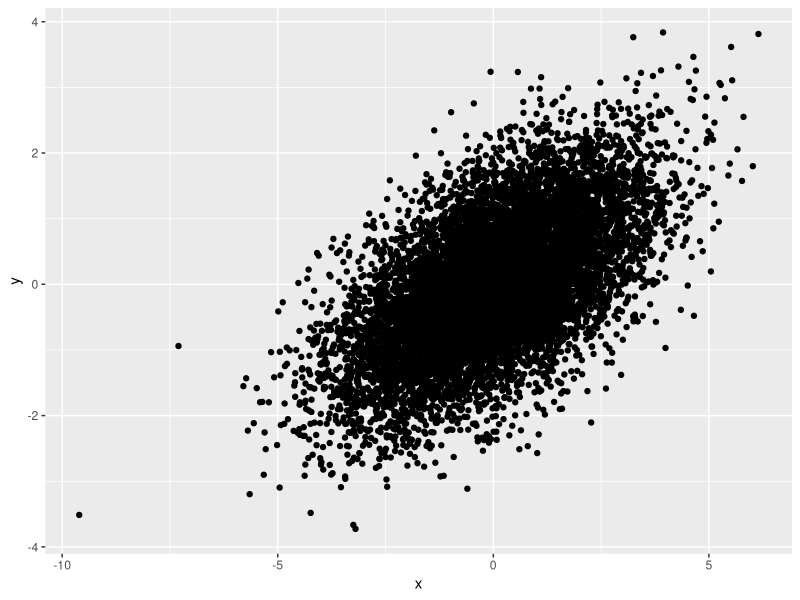
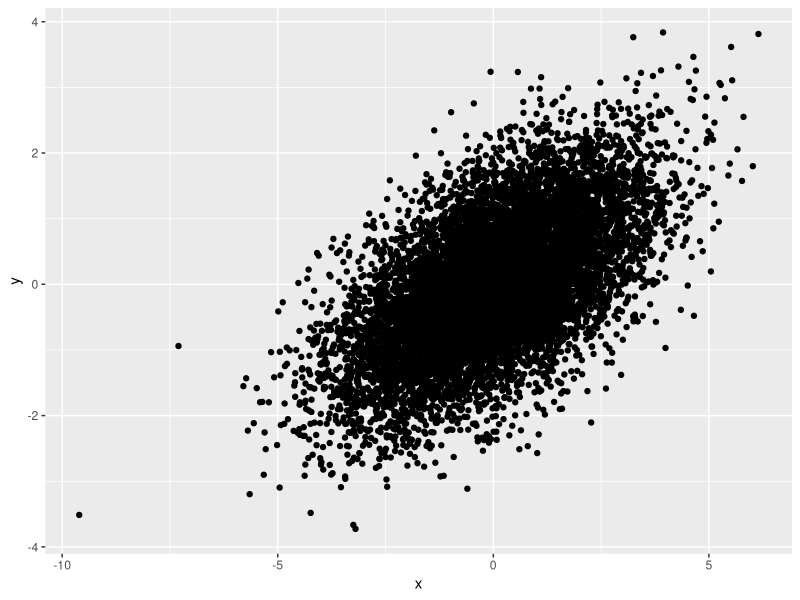

Here is the R script that generated these plots, in order:
## ---- chunk 1
library(ggplot2)
library(dplyr)
library(MASS)
## ---- chunk 2

sigma <- matrix(c(3,1,1,1),nrow=2)

m <- mvrnorm(n=10000, mu=c(0,0), Sigma = sigma)
data <- tibble(x = m[,1], y=m[,2])
print(cor(data$x,data$y))
## ---- chunk 3
1/sqrt(3)
## ---- chunk 4
data |> ggplot(aes(x=x,y=y))+geom_point()

## ---- chunk 5
data |> ggplot(aes(x=x,y=y))+geom_point()

## ---- chunk 6
cov(data)
## ---- chunk 7

sigma <- matrix(c(3,1,1,1),nrow=2)

# compute matrix square root
ev <- eigen(sigma)
ev$values <- sqrt(ev$values)
sigma_root <- ev$vectors %*% diag(ev$values) %*% t(ev$vectors)

sigma_root %*% sigma_root
## ---- chunk 8
# random normal variables
uncorr <-   matrix(rnorm(2000),ncol=2)
print(cov(uncorr))
# multiply by sqrt of sigma
correlated <-  t(apply(uncorr,1,\(x)sigma_root %*% x))
print(cov(correlated))
